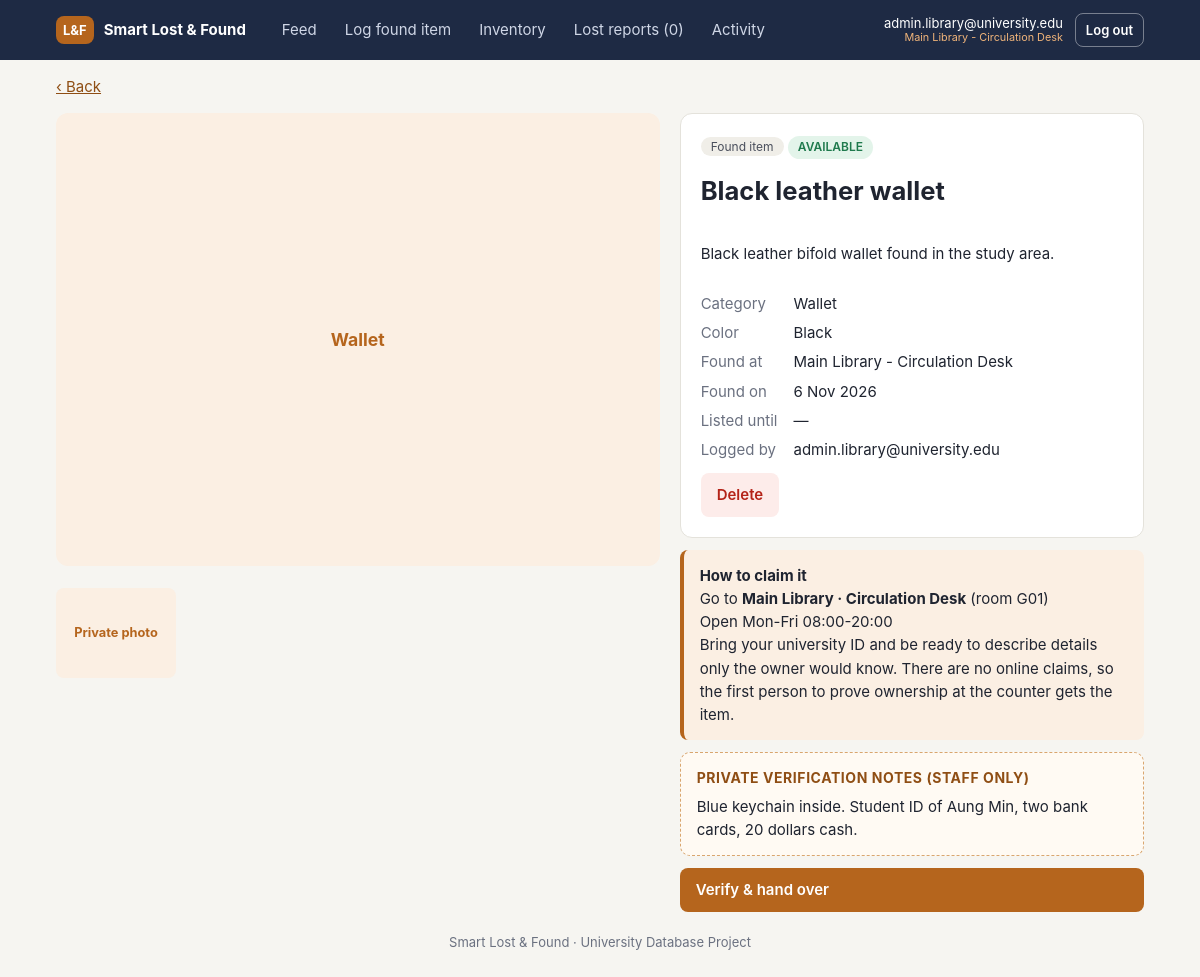
The app's page /item.php?id=6 (signed in) with its own data.
### tables this page shows
CREATE TABLE items (
  item_id             INT                   NOT NULL AUTO_INCREMENT,
  report_type         ENUM('LOST','FOUND')  NOT NULL,
  creator_user_id     INT                   NOT NULL,
  category_id         INT                   NOT NULL,
  event_location_id   INT                   NULL COMMENT 'Where it was lost / discovered',
  holding_location_id INT                   NULL COMMENT 'Counter currently holding a FOUND item',
  title               VARCHAR(150)          NOT NULL,
  color               VARCHAR(50)           NULL,
  public_description  TEXT                  NULL COMMENT 'Shown on the public feed',
  private_notes       TEXT                  NULL COMMENT 'Hidden verification details, staff only',
  event_date          DATE                  NOT NULL COMMENT 'Date lost / found',
  expiration_date     DATE                  NULL COMMENT 'Defaults to event_date + 90 days',
  status              VARCHAR(30)           NOT NULL DEFAULT 'AVAILABLE',
  PRIMARY KEY (item_id),
  KEY idx_items_feed (report_type, status, event_date),
  KEY idx_items_match (category_id, report_type, status),
  KEY idx_items_holding (holding_location_id),
  KEY idx_items_event_loc (event_location_id),
  KEY idx_items_creator (creator_user_id),
  CONSTRAINT fk_items_creator
    FOREIGN KEY (creator_user_id) REFERENCES users (user_id)
    ON UPDATE CASCADE ON DELETE RESTRICT,
  CONSTRAINT fk_items_category
    FOREIGN KEY (category_id) REFERENCES categories (category_id)
    ON UPDATE CASCADE ON DELETE RESTRICT,
  CONSTRAINT fk_items_event_location
    FOREIGN KEY (event_location_id) REFERENCES locations (location_id)
    ON UPDATE CASCADE ON DELETE RESTRICT,
  CONSTRAINT fk_items_holding_location
    FOREIGN KEY (holding_location_id) REFERENCES locations (location_id)
    ON UPDATE RESTRICT ON DELETE RESTRICT,
  CONSTRAINT chk_items_status CHECK (
       (report_type = 'FOUND' AND status IN ('AVAILABLE','RETURNED','EXPIRED'))
    OR (report_type = 'LOST'  AND status IN ('OPEN','RETURNED','EXPIRED'))
  ),
   
  CONSTRAINT chk_items_found_holding CHECK (report_type = 'LOST' OR holding_location_id IS NOT NULL),
  CONSTRAINT chk_items_dates CHECK (expiration_date IS NULL OR expiration_date >= event_date)
);

CREATE TABLE users (
  user_id          INT                   NOT NULL AUTO_INCREMENT,
  university_email VARCHAR(100)          NOT NULL,
  password_hash    VARCHAR(255)          NOT NULL,
  role             ENUM('USER','ADMIN')  NOT NULL DEFAULT 'USER',
  location_id      INT                   NULL COMMENT 'Counter an ADMIN manages; NULL for students',
  PRIMARY KEY (user_id),
  UNIQUE KEY uq_users_email (university_email),
  KEY idx_users_location (location_id),
  CONSTRAINT fk_users_location
    FOREIGN KEY (location_id) REFERENCES locations (location_id)
    ON UPDATE RESTRICT ON DELETE RESTRICT,
  CONSTRAINT chk_users_email CHECK (university_email LIKE '%_@_%._%'),
   
  CONSTRAINT chk_users_admin_location CHECK (role = 'USER' OR location_id IS NOT NULL)
);

CREATE TABLE categories (
  category_id   INT           NOT NULL AUTO_INCREMENT,
  category_name VARCHAR(100)  NOT NULL,
  PRIMARY KEY (category_id),
  UNIQUE KEY uq_category_name (category_name)
);

CREATE TABLE item_images (
  image_id  INT           NOT NULL AUTO_INCREMENT,
  item_id   INT           NOT NULL,
  image_url VARCHAR(255)  NOT NULL,
  is_public BOOLEAN       NOT NULL DEFAULT TRUE,
  PRIMARY KEY (image_id),
  KEY idx_images_item (item_id),
  CONSTRAINT fk_images_item
    FOREIGN KEY (item_id) REFERENCES items (item_id)
    ON UPDATE CASCADE ON DELETE CASCADE
);

CREATE TABLE locations (
  location_id        INT           NOT NULL AUTO_INCREMENT,
  building_name      VARCHAR(100)  NOT NULL,
  department_counter VARCHAR(100)  NOT NULL,
  room_number        VARCHAR(20)   NULL,
  hours              VARCHAR(100)  NULL COMMENT 'Counter operating hours, e.g. Mon-Fri 09:00-17:00',
  PRIMARY KEY (location_id),
  UNIQUE KEY uq_location (building_name, department_counter)
);

### web/item.php (the view, shortened to what this page needs)
<?php
require __DIR__ . '/includes/bootstrap.php';
$user = require_login();
$id = (int)input('id');
$stmt = db()->prepare(
    "SELECT i.*, c.category_name,
            el.building_name AS event_building, el.department_counter AS event_counter,
            hl.building_name AS holding_building, hl.department_counter AS holding_counter,
            hl.room_number AS holding_room, hl.hours AS holding_hours,
            u.university_email AS creator_email
     FROM items i
     JOIN categories c      ON c.category_id = i.category_id
     JOIN users u           ON u.user_id = i.creator_user_id
     LEFT JOIN locations el ON el.location_id = i.event_location_id
     LEFT JOIN locations hl ON hl.location_id = i.holding_location_id
     WHERE i.item_id = ?"
);
$stmt->execute([$id]);
$item = $stmt->fetch();
$isOwner = $item && (int)$item['creator_user_id'] === $user['id'];
$isHoldingAdmin = is_admin() && $item['holding_location_id'] !== null
    && (int)$item['holding_location_id'] === $user['location_id'];
$imgStmt = db()->prepare('SELECT image_url, is_public FROM item_images WHERE item_id = ? ORDER BY image_id');
$imgStmt->execute([$id]);
$images = array_values(array_filter($imgStmt->fetchAll(),
    fn($img) => $img['is_public'] || $isHoldingAdmin));
require __DIR__ . '/includes/header.php';
?>
<?php
if ($item['report_type'] === 'LOST') {
    $back = is_admin() ? 'admin_lost_reports.php' : 'my_reports.php';
} else {
    $back = is_admin() ? 'admin_inventory.php' : 'feed.php';
}
?>
<p><a href="<?= $back ?>">‹ Back</a></p>
<div class="two-col">
  <div class="stack">
    <?= photo_html($images[0]['image_url'] ?? null, $item['category_name'], 'photo-lg') ?>
    <?php if (count($images) > 1): ?>
      <div class="photo-row">
        <?php foreach (array_slice($images, 1) as $img): ?>
          <?= photo_html($img['image_url'], $img['is_public'] ? 'Photo' : 'Private photo') ?>
        <?php endforeach; ?>
      </div>
    <?php endif; ?>
  </div>
  <div class="stack">
    <div class="card stack">
      <div>
        <span class="chip"><?= $item['report_type'] === 'FOUND' ? 'Found item' : 'Lost report' ?></span>
        <?= status_badge($item['status']) ?>
      </div>
      <h1><?= e($item['title']) ?></h1>
      <p><?= nl2br(e($item['public_description'])) ?></p>
      <dl class="facts">
        <dt>Category</dt><dd><?= e($item['category_name']) ?></dd>
        <dt>Color</dt><dd><?= e($item['color'] ?: '—') ?></dd>
        <dt><?= $item['report_type'] === 'FOUND' ? 'Found at' : 'Lost near' ?></dt>
        <dd><?= $item['event_building'] ? e($item['event_building'] . ' - ' . $item['event_counter']) : 'Not sure' ?></dd>
        <dt><?= $item['report_type'] === 'FOUND' ? 'Found on' : 'Lost on' ?></dt><dd><?= format_date($item['event_date']) ?></dd>
        <dt>Listed until</dt><dd><?= format_date($item['expiration_date']) ?></dd>
        <?php if (is_admin()): ?><dt><?= $item['report_type'] === 'FOUND' ? 'Logged by' : 'Reported by' ?></dt><dd><?= e($item['creator_email']) ?></dd><?php endif; ?>
      </dl>
      <?php if ($isOwner && $item['status'] !== 'RETURNED'): ?>
        <div><?= delete_button($item['item_id'], $item['title'], 'btn btn-danger') ?></div>
      <?php endif; ?>
    </div>
    <?php if ($item['report_type'] === 'FOUND'): ?>
      <div class="notice">
        <strong>How to claim it</strong><br>
        Go to <strong><?= e($item['holding_building']) ?> · <?= e($item['holding_counter']) ?></strong>
        <?php if ($item['holding_room']): ?>(room <?= e($item['holding_room']) ?>)<?php endif; ?>
        <?php if ($item['holding_hours']): ?><br>Open <?= e($item['holding_hours']) ?><?php endif; ?>
        <br>Bring your university ID and be ready to describe details only the owner would know.
        There are no online claims, so the first person to prove ownership at the counter gets the item.
      </div>
    <?php endif; ?>
    <?php if ($isHoldingAdmin): ?>
      <div class="private-box">
        <h3>Private verification notes (staff only)</h3>
        <?= $item['private_notes'] ? nl2br(e($item['private_notes'])) : '<span class="muted">None recorded.</span>' ?>
      </div>
      <?php if ($item['status'] === 'AVAILABLE'): ?>
        <a class="btn" href="admin_handover.php?id=<?= $item['item_id'] ?>">Verify &amp; hand over</a>
      <?php endif; ?>
    <?php endif; ?>
  </div>
</div>
<?php require __DIR__ . '/includes/footer.php'; ?>

### web/includes/header.php (shortened to what this page needs)
<?php
$user = current_user();
$current = basename($_SERVER['SCRIPT_NAME']);
function nav_link(string $href, string $label, string $current): string
{
    $active = $href === $current ? ' class="active"' : '';
    return '<a href="' . $href . '"' . $active . '>' . e($label) . '</a>';
}
?>
<!doctype html>
<html lang="en">
<head>
  <link rel="stylesheet" href="assets/style.css">
</head>
<body>
<header class="topbar">
  <div class="container topbar-inner">
    <a class="brand" href="<?= $user ? 'feed.php' : 'login.php' ?>">
      <span class="brand-mark">L&amp;F</span> Smart Lost &amp; Found
    </a>
    <?php if ($user): ?>
      <nav class="nav">
        <?= nav_link('feed.php', 'Feed', $current) ?>
        <?php if ($user['role'] === 'ADMIN'): ?>
          <?= nav_link('admin_log_found.php', 'Log found item', $current) ?>
          <?= nav_link('admin_inventory.php', 'Inventory', $current) ?>
          <?php $openLost = (int)db()->query("SELECT COUNT(*) FROM items WHERE report_type = 'LOST' AND status = 'OPEN'")->fetchColumn(); ?>
          <?= nav_link('admin_lost_reports.php', "Lost reports ($openLost)", $current) ?>
          <?= nav_link('admin_activity.php', 'Activity', $current) ?>
        <?php else: ?>
          <?= nav_link('report_lost.php', 'Report lost item', $current) ?>
          <?= nav_link('my_reports.php', 'My reports', $current) ?>
        <?php endif; ?>
      </nav>
      <div class="user-box">
        <span class="user-email"><?= e($user['email']) ?>
          <?php if ($user['role'] === 'ADMIN'): ?><small><?= e($user['counter']) ?></small><?php endif; ?>
        </span>
        <form method="post" action="logout.php"><?= csrf_field() ?><button class="btn btn-ghost btn-sm">Log out</button></form>
      </div>
    <?php endif; ?>
  </div>
</header>
<main class="container">

### web/includes/bootstrap.php (shortened to what this page needs)
<?php
function db(): PDO
{
    static $pdo = null;
    if ($pdo === null) {
        $dsn = 'mysql:host=' . DB_HOST . ';port=' . DB_PORT . ';dbname=' . DB_NAME . ';charset=utf8mb4';
        $pdo = new PDO($dsn, DB_USER, DB_PASS, [
            PDO::ATTR_ERRMODE            => PDO::ERRMODE_EXCEPTION,
            PDO::ATTR_DEFAULT_FETCH_MODE => PDO::FETCH_ASSOC,
            PDO::ATTR_EMULATE_PREPARES   => false,
        ]);
    }
    return $pdo;
}
function current_user(): ?array
{
    return $_SESSION['user'] ?? null;
}
function is_admin(): bool
{
    return (current_user()['role'] ?? '') === 'ADMIN';
}
function require_login(): array
{
    $user = current_user();
    return $user;
}
function csrf_field(): string
{
    return '<input type="hidden" name="csrf" value="' . $_SESSION['csrf'] . '">';
}
function e(mixed $value): string
{
    return htmlspecialchars((string)$value, ENT_QUOTES, 'UTF-8');
}
function image_src(?string $url): ?string
{
    return is_file(__DIR__ . '/../' . $url) ? $url : null;
}
function photo_html(?string $url, string $fallback, string $class = ''): string
{
    $src = image_src($url);
    $inner = $src ? '<img src="' . e($src) . '" alt="" loading="lazy">' : e($fallback);
    return '<div class="photo ' . e($class) . '">' . $inner . '</div>';
}
function status_badge(string $status): string
{
    return '<span class="badge badge-' . strtolower(e($status)) . '">' . e($status) . '</span>';
}
function delete_button(int $itemId, string $title, string $class = 'btn btn-danger btn-sm'): string
{
    $question = json_encode("Delete \"$title\"? This can't be undone.");
    return '<form method="post" action="delete_item.php" class="inline-form" onsubmit="return confirm(' . e($question) . ')">'
        . csrf_field()
        . '<input type="hidden" name="id" value="' . $itemId . '">'
        . '<button class="' . e($class) . '">Delete</button></form>';
}
function format_date(?string $date): string
{
    return $date ? date('j M Y', strtotime($date)) : '—';
}

### web/includes/footer.php
</main>
<footer class="footer container">Smart Lost &amp; Found · University Database Project</footer>
</body>
</html>

### web/assets/style.css (style rules this page uses)
:root { --bg: #f6f5f1; --card: #ffffff; --text: #1f2430; --muted: #6b7180; --line: #e4e2db; --brand: #b5651d; --brand-dark: #8f4e14; --brand-soft: #fbefe3; --navy: #1e2a44; --ok: #1f7a4d; --ok-soft: #e3f4ea; --err: #b42318; --err-soft: #fdecea; --info-soft: #e8eefc; --radius: 12px; }
* { box-sizing: border-box; }
body { margin: 0; font: 15px/1.55 -apple-system, BlinkMacSystemFont, "Segoe UI", Roboto, sans-serif; background: var(--bg); color: var(--text); }
a { color: var(--brand-dark); }
h1 { font-size: 1.6rem; margin: 0 0 4px; }
.container { max-width: 1120px; margin: 0 auto; padding: 0 16px; }
.topbar { background: var(--navy); color: #fff; position: sticky; top: 0; z-index: 10; }
.topbar-inner { display: flex; align-items: center; gap: 24px; min-height: 60px; flex-wrap: wrap; }
.brand { color: #fff; font-weight: 700; text-decoration: none; display: flex; align-items: center; gap: 10px; }
.brand-mark { background: var(--brand); border-radius: 8px; padding: 4px 7px; font-size: 13px; }
.nav { display: flex; gap: 4px; flex: 1; flex-wrap: wrap; }
.nav a { color: #cfd6e6; text-decoration: none; padding: 8px 12px; border-radius: 8px; }
.user-box { display: flex; align-items: center; gap: 12px; font-size: 13px; }
.user-email { display: flex; flex-direction: column; line-height: 1.2; text-align: right; }
.user-email small { color: #f0b47a; }
.user-box form { margin: 0; }
main { padding: 28px 16px 40px; }
.card { background: var(--card); border: 1px solid var(--line); border-radius: var(--radius); padding: 20px; }
.two-col { display: grid; grid-template-columns: 1.3fr 1fr; gap: 20px; align-items: start; }
.photo { aspect-ratio: 4 / 3; background: var(--brand-soft); display: flex; align-items: center; justify-content: center; color: var(--brand); font-weight: 700; font-size: 1.1rem; overflow: hidden; }
.photo-lg { border-radius: var(--radius); }
.photo-row { display: flex; gap: 10px; flex-wrap: wrap; margin-top: 10px; }
.photo-row .photo { width: 120px; border-radius: 8px; font-size: .8rem; }
.chip { background: #f0eee8; border-radius: 999px; padding: 2px 10px; font-size: 12px; color: #4a4f5c; }
.badge { display: inline-block; border-radius: 999px; padding: 2px 10px; font-size: 12px; font-weight: 600; }
.badge-available, .badge-open { background: var(--ok-soft); color: var(--ok); }
.btn { display: inline-block; border: 0; border-radius: 8px; padding: 10px 16px; font: inherit; font-weight: 600; cursor: pointer; text-decoration: none; background: var(--brand); color: #fff; }
.btn-ghost { background: transparent; color: inherit; border: 1px solid currentColor; }
.topbar .btn-ghost { color: #fff; border-color: rgba(255,255,255,.4); }
.btn-sm { padding: 6px 10px; font-size: 13px; }
.btn-danger { background: var(--err-soft); color: var(--err); }
.inline-form { display: inline; margin: 0; }
.notice { border-left: 4px solid var(--brand); background: var(--brand-soft); padding: 14px 16px; border-radius: 8px; }
.private-box { border: 1px dashed #d9a66f; background: #fffaf3; border-radius: 10px; padding: 14px 16px; }
.private-box h3 { margin: 0 0 6px; font-size: 14px; color: var(--brand-dark); text-transform: uppercase; letter-spacing: .04em; }
dl.facts { display: grid; grid-template-columns: max-content 1fr; gap: 6px 16px; margin: 0; }
dl.facts dt { color: var(--muted); }
dl.facts dd { margin: 0; }
.stack { display: grid; gap: 12px; }
.footer { color: var(--muted); font-size: 13px; padding: 20px 16px 40px; text-align: center; }

### records on screen
items: creator_user.university_email "admin.library@university.edu", category.category_name "Wallet", status "AVAILABLE", title "Black leather wallet", public_description "Black leather bifold wallet found in the study area.", color "Black", event_location.department_counter "Main Library - Circulation Desk", event_date "6 Nov 2026", expiration_date "—", event_location.building_name "Main Library", event_location.department_counter "Circulation Desk", event_location.room_number "G01", event_location.hours "Mon-Fri 08:00-20:00", private_notes "Blue keychain inside. Student ID of Aung Min, two bank cards, 20 dollars cash."

### other values on screen
$label "Feed Log found item Inventory Lost reports (0) Activity"
$user['counter'] "Main Library - Circulation Desk"
